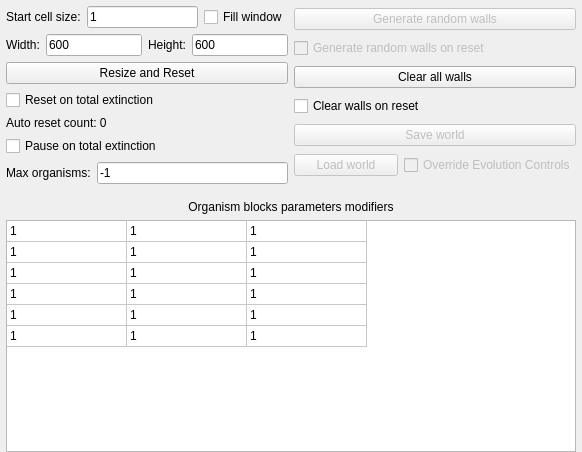
               <widget class="QWidget" name="scrollAreaWidgetContents_3">
                <property name="geometry">
                 <rect>
                  <x>0</x>
                  <y>0</y>
                  <width>540</width>
                  <height>452</height>
                 </rect>
                </property>
                <property name="sizePolicy">
                 <sizepolicy hsizetype="Ignored" vsizetype="Minimum">
                  <horstretch>0</horstretch>
                  <verstretch>0</verstretch>
                 </sizepolicy>
                </property>
                <layout class="QVBoxLayout" name="verticalLayout_12">
                 <property name="spacing">
                  <number>0</number>
                 </property>
                 <property name="leftMargin">
                  <number>0</number>
                 </property>
                 <property name="topMargin">
                  <number>0</number>
                 </property>
                 <property name="rightMargin">
                  <number>0</number>
                 </property>
                 <property name="bottomMargin">
                  <number>0</number>
                 </property>
                 <item>
                  <widget class="QWidget" name="widget_3" native="true">
                   <property name="sizePolicy">
                    <sizepolicy hsizetype="Minimum" vsizetype="Preferred">
                     <horstretch>0</horstretch>
                     <verstretch>0</verstretch>
                    </sizepolicy>
                   </property>
                   <property name="minimumSize">
                    <size>
                     <width>0</width>
                     <height>0</height>
                    </size>
                   </property>
                   <layout class="QVBoxLayout" name="verticalLayout_31" stretch="1,0,0,0">
                    <property name="leftMargin">
                     <number>6</number>
                    </property>
                    <property name="topMargin">
                     <number>6</number>
                    </property>
                    <property name="rightMargin">
                     <number>6</number>
                    </property>
                    <property name="bottomMargin">
                     <number>0</number>
                    </property>
                    <item>
                     <layout class="QHBoxLayout" name="horizontalLayout_45" stretch="1,1">
                      <item>
                       <layout class="QVBoxLayout" name="verticalLayout_21">
                        <item>
                         <layout class="QHBoxLayout" name="horizontalLayout_22">
                          <item>
                           <widget class="QLabel" name="label_8">
                            <property name="text">
                             <string>Start cell size:</string>
                            </property>
                           </widget>
                          </item>
                          <item>
                           <widget class="QLineEdit" name="le_cell_size">
                            <property name="enabled">
                             <bool>true</bool>
                            </property>
                            <property name="text">
                             <string>1</string>
                            </property>
                           </widget>
                          </item>
                          <item>
                           <widget class="QCheckBox" name="cb_fill_window">
                            <property name="enabled">
                             <bool>true</bool>
                            </property>
                            <property name="text">
                             <string>Fill window</string>
                            </property>
                           </widget>
                          </item>
                         </layout>
                        </item>
                        <item>
                         <layout class="QHBoxLayout" name="horizontalLayout_23">
                          <item>
                           <widget class="QLabel" name="label_13">
                            <property name="text">
                             <string>Width:</string>
                            </property>
                           </widget>
                          </item>
                          <item>
                           <widget class="QLineEdit" name="le_simulation_width">
                            <property name="text">
                             <string>600</string>
                            </property>
                           </widget>
                          </item>
                          <item>
                           <widget class="QLabel" name="label_14">
                            <property name="text">
                             <string>Height:</string>
                            </property>
                           </widget>
                          </item>
                          <item>
                           <widget class="QLineEdit" name="le_simulation_height">
                            <property name="text">
                             <string>600</string>
                            </property>
                           </widget>
                          </item>
                         </layout>
                        </item>
                        <item>
                         <widget class="QPushButton" name="b_resize_and_reset">
                          <property name="text">
                           <string>Resize and Reset</string>
                          </property>
                         </widget>
                        </item>
                        <item>
                         <widget class="QCheckBox" name="cb_reset_on_total_extinction">
                          <property name="text">
                           <string>Reset on total extinction</string>
                          </property>
                         </widget>
                        </item>
                        <item>
                         <widget class="QLabel" name="lb_auto_reset_count">
                          <property name="text">
                           <string>Auto reset count: 0</string>
                          </property>
                         </widget>
                        </item>
                        <item>
                         <widget class="QCheckBox" name="cb_pause_on_total_extinction">
                          <property name="text">
                           <string>Pause on total extinction</string>
                          </property>
                         </widget>
                        </item>
                        <item>
                         <layout class="QHBoxLayout" name="horizontalLayout_11">
                          <item>
                           <widget class="QLabel" name="label_18">
                            <property name="text">
                             <string>Max organisms:</string>
                            </property>
                           </widget>
                          </item>
                          <item>
                           <widget class="QLineEdit" name="le_max_organisms">
                            <property name="text">
                             <string>-1</string>
                            </property>
                           </widget>
                          </item>
                         </layout>
                        </item>
                       </layout>
                      </item>
                      <item>
                       <layout class="QVBoxLayout" name="verticalLayout_22">
                        <property name="sizeConstraint">
                         <enum>QLayout::SetMinimumSize</enum>
                        </property>
                        <property name="bottomMargin">
                         <number>0</number>
                        </property>
                        <item>
                         <widget class="QPushButton" name="b_generate_random_walls">
                          <property name="enabled">
                           <bool>false</bool>
                          </property>
                          <property name="text">
                           <string>Generate random walls</string>
                          </property>
                         </widget>
                        </item>
                        <item>
                         <widget class="QCheckBox" name="cb_generate_random_walls_on_reset">
                          <property name="enabled">
                           <bool>false</bool>
                          </property>
                          <property name="text">
                           <string>Generate random walls on reset</string>
                          </property>
                         </widget>
                        </item>
                        <item>
                         <widget class="QPushButton" name="b_clear_all_walls">
                          <property name="enabled">
                           <bool>true</bool>
                          </property>
                          <property name="text">
                           <string>Clear all walls</string>
                          </property>
                         </widget>
                        </item>
                        <item>
                         <widget class="QCheckBox" name="cb_clear_walls_on_reset">
                          <property name="enabled">
                           <bool>true</bool>
                          </property>
                          <property name="text">
                           <string>Clear walls on reset</string>
                          </property>
                         </widget>
                        </item>
                        <item>
                         <widget class="QPushButton" name="b_save_world">
                          <property name="enabled">
                           <bool>false</bool>
                          </property>
                          <property name="text">
                           <string>Save world</string>
                          </property>
                         </widget>
                        </item>
                        <item>
                         <layout class="QHBoxLayout" name="horizontalLayout_21">
                          <property name="sizeConstraint">
                           <enum>QLayout::SetMinimumSize</enum>
                          </property>
                          <item>
                           <widget class="QPushButton" name="b_load_world">
                            <property name="enabled">
                             <bool>false</bool>
                            </property>
                            <property name="text">
                             <string>Load world</string>
                            </property>
                           </widget>
                          </item>
                          <item>
                           <widget class="QCheckBox" name="cb_override_evolution_controls">
                            <property name="enabled">
                             <bool>false</bool>
                            </property>
                            <property name="text">
                             <string>Override Evolution Controls</string>
                            </property>
                           </widget>
                          </item>
                         </layout>
                        </item>
                       </layout>
                      </item>
                     </layout>
                    </item>
                    <item>
                     <spacer name="verticalSpacer">
                      <property name="orientation">
                       <enum>Qt::Vertical</enum>
                      </property>
                      <property name="sizeType">
                       <enum>QSizePolicy::Minimum</enum>
                      </property>
                      <property name="sizeHint" stdset="0">
                       <size>
                        <width>20</width>
                        <height>10</height>
                       </size>
                      </property>
                     </spacer>
                    </item>
                    <item>
                     <widget class="QLabel" name="label_45">
                      <property name="text">
                       <string>Organism blocks parameters modifiers</string>
                      </property>
                      <property name="textFormat">
                       <enum>Qt::AutoText</enum>
                      </property>
                      <property name="scaledContents">
                       <bool>true</bool>
                      </property>
                      <property name="alignment">
                       <set>Qt::AlignCenter</set>
                      </property>
                      <property name="wordWrap">
                       <bool>false</bool>
                      </property>
                      <property name="openExternalLinks">
                       <bool>false</bool>
                      </property>
                     </widget>
                    </item>
                    <item>
                     <widget class="QTableWidget" name="table_organism_block_parameters">
                      <property name="autoScroll">
                       <bool>false</bool>
                      </property>
                      <property name="editTriggers">
                       <set>QAbstractItemView::CurrentChanged</set>
                      </property>
                      <property name="selectionMode">
                       <enum>QAbstractItemView::SingleSelection</enum>
                      </property>
                      <property name="showGrid">
                       <bool>true</bool>
                      </property>
                      <property name="gridStyle">
                       <enum>Qt::SolidLine</enum>
                      </property>
                      <property name="wordWrap">
                       <bool>false</bool>
                      </property>
                      <attribute name="horizontalHeaderVisible">
                       <bool>false</bool>
                      </attribute>
                      <attribute name="horizontalHeaderCascadingSectionResizes">
                       <bool>false</bool>
                      </attribute>
                      <attribute name="horizontalHeaderMinimumSectionSize">
                       <number>57</number>
                      </attribute>
                      <attribute name="horizontalHeaderDefaultSectionSize">
                       <number>120</number>
                      </attribute>
                      <attribute name="horizontalHeaderShowSortIndicator" stdset="0">
                       <bool>false</bool>
                      </attribute>
                      <attribute name="horizontalHeaderStretchLastSection">
                       <bool>false</bool>
                      </attribute>
                      <attribute name="verticalHeaderVisible">
                       <bool>false</bool>
                      </attribute>
                      <attribute name="verticalHeaderCascadingSectionResizes">
                       <bool>false</bool>
                      </attribute>
                      <attribute name="verticalHeaderMinimumSectionSize">
                       <number>21</number>
                      </attribute>
                      <attribute name="verticalHeaderDefaultSectionSize">
                       <number>21</number>
                      </attribute>
                      <attribute name="verticalHeaderHighlightSections">
                       <bool>true</bool>
                      </attribute>
                      <attribute name="verticalHeaderShowSortIndicator" stdset="0">
                       <bool>false</bool>
                      </attribute>
                      <attribute name="verticalHeaderStretchLastSection">
                       <bool>false</bool>
                      </attribute>
                      <row>
                       <property name="text">
                        <string>Mouth Cell</string>
                       </property>
                      </row>
                      <row>
                       <property name="text">
                        <string>Producer Cell</string>
                       </property>
                      </row>
                      <row>
                       <property name="text">
                        <string>Mover Cell</string>
                       </property>
                      </row>
                      <row>
                       <property name="text">
                        <string>Killer Cell</string>
                       </property>
                      </row>
                      <row>
                       <property name="text">
                        <string>Armor Cell</string>
                       </property>
                      </row>
                      <row>
                       <property name="text">
                        <string>Eye Cell</string>
                       </property>
                      </row>
                      <column>
                       <property name="text">
                        <string>Food Cost</string>
                       </property>
                      </column>
                      <column>
                       <property name="text">
                        <string>Life Point</string>
                       </property>
                      </column>
                      <column>
                       <property name="text">
                        <string>Chance Weight</string>
                       </property>
                      </column>
                      <item row="0" column="0">
                       <property name="text">
                        <string>1</string>
                       </property>
                       <property name="flags">
                        <set>ItemIsSelectable|ItemIsEditable|ItemIsDragEnabled|ItemIsDropEnabled|ItemIsUserCheckable|ItemIsEnabled|ItemIsTristate</set>
                       </property>
                      </item>
                      <item row="0" column="1">
                       <property name="text">
                        <string>1</string>
                       </property>
                      </item>
                      <item row="0" column="2">
                       <property name="text">
                        <string>1</string>
                       </property>
                      </item>
                      <item row="1" column="0">
                       <property name="text">
                        <string>1</string>
                       </property>
                      </item>
                      <item row="1" column="1">
                       <property name="text">
                        <string>1</string>
                       </property>
                      </item>
                      <item row="1" column="2">
                       <property name="text">
                        <string>1</string>
                       </property>
                      </item>
                      <item row="2" column="0">
                       <property name="text">
                        <string>1</string>
                       </property>
                      </item>
                      <item row="2" column="1">
                       <property name="text">
                        <string>1</string>
                       </property>
                      </item>
                      <item row="2" column="2">
                       <property name="text">
                        <string>1</string>
                       </property>
                      </item>
                      <item row="3" column="0">
                       <property name="text">
                        <string>1</string>
                       </property>
                      </item>
                      <item row="3" column="1">
                       <property name="text">
                        <string>1</string>
                       </property>
                      </item>
                      <item row="3" column="2">
                       <property name="text">
                        <string>1</string>
                       </property>
                      </item>
                      <item row="4" column="0">
                       <property name="text">
                        <string>1</string>
                       </property>
                      </item>
                      <item row="4" column="1">
                       <property name="text">
                        <string>1</string>
                       </property>
                      </item>
                      <item row="4" column="2">
                       <property name="text">
                        <string>1</string>
                       </property>
                      </item>
                      <item row="5" column="0">
                       <property name="text">
                        <string>1</string>
                       </property>
                      </item>
                      <item row="5" column="1">
                       <property name="text">
                        <string>1</string>
                       </property>
                      </item>
                      <item row="5" column="2">
                       <property name="text">
                        <string>1</string>
                       </property>
                      </item>
                     </widget>
                    </item>
                   </layout>
                  </widget>
                 </item>
                </layout>
               </widget>
